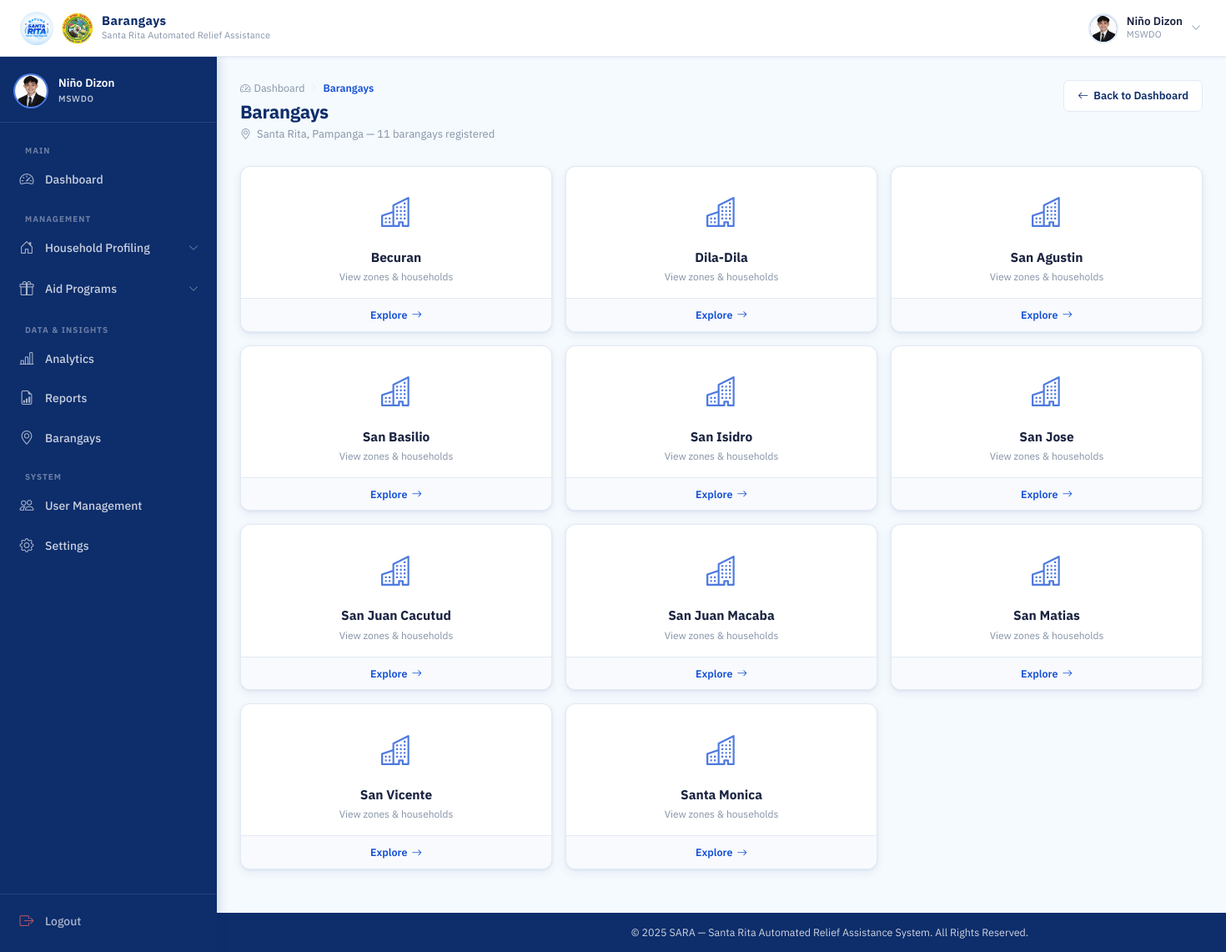
The page /mswdo/barangays/ (signed in) on the database its author committed.
### accounts/models.py (models this page shows, shortened)
class User(AbstractUser):
    ROLE_CHOICES = (
        ('MSWDO', 'MSWDO Admin'),
        ('MSWDO_STAFF', 'MSWDO Staff'),
        ('BARANGAY', 'Barangay Admin'),
    )
    email = models.EmailField(unique=True)
    role = models.CharField(max_length=20, choices=ROLE_CHOICES)
    barangay = models.ForeignKey(
        'Barangay', on_delete=models.SET_NULL, blank=True, null=True, related_name='users'
    )
    is_active = models.BooleanField(default=True)
    middle_name = models.CharField(max_length=150, blank=True)
    suffix = models.CharField(max_length=10, blank=True, null=True)
    position = models.CharField(max_length=100, blank=True)
    birth_place = models.CharField(max_length=200, blank=True)
    CIVIL_STATUS_CHOICES = (
        ('SINGLE', 'Single'),
        ('MARRIED', 'Married'),
        ('WIDOWED', 'Widowed'),
        ('SEPARATED', 'Separated'),
        ('ANNULLED', 'Annulled'),
    )
    civil_status = models.CharField(max_length=20, choices=CIVIL_STATUS_CHOICES, blank=True)
    citizenship = models.CharField(max_length=100, blank=True, default='Filipino')
    must_change_password = models.BooleanField(default=False)
    SEX_CHOICES = (
        ('M', 'Male'),
        ('F', 'Female'),
    )
    sex = models.CharField(max_length=1, choices=SEX_CHOICES, blank=True)
    birthdate = models.DateField(blank=True, null=True)
    contact_number = models.CharField(
        max_length=13,
        blank=True,
        validators=[
            RegexValidator(
                regex=r'^(09|\+639)\d{9}$',
                message="Phone number must be entered in the format: '09XXXXXXXXX' or '+639XXXXXXXXX'."
            )
        ]
    )
    profile_image = models.ImageField(upload_to=user_profile_image_path, blank=True, null=True)

class Barangay(models.Model):
    name = models.CharField(max_length=100, unique=True)

### households/views.py (the view)
# urls.py: path('mswdo/barangays/', views.barangay_list, name='barangay_list'),
@login_required
@session_protected
@mswdo_or_staff_required
def barangay_list(request):
    barangays = Barangay.objects.all().order_by('name')
    return render(request, 'households/barangay_list.html', {
        'barangays': barangays,
    })

### accounts/context_processors.py (called while the page is built)
def auth_required(request):
    return {
        'requires_auth': request.user.is_authenticated
    }

### households/templates/households/barangay_list.html (shortened to what this page needs)
{% extends 'base.html' %}
{% load static %}
{% block navbar_title %}Barangays{% endblock %}
{% block css %}
<link rel="stylesheet" href="{% static 'css/mswdo_dashboard.css' %}">
<link rel="stylesheet" href="{% static 'css/barangay_accounts.css' %}">
<link rel="stylesheet" href="{% static 'css/barangay_list.css' %}">
{% endblock %}
{% block content %}
<div class="dash-page-header">
  <div>
    <div class="page-breadcrumb">
      <a href="{% if request.user.role == 'MSWDO' %}{% url 'mswdo_dashboard' %}{% else %}{% url 'staff_dashboard' %}{% endif %}" class="breadcrumb-link">
        <i class="bi bi-speedometer2"></i> Dashboard
      </a>
      <i class="bi bi-chevron-right breadcrumb-sep"></i>
      <span class="breadcrumb-current">Barangays</span>
    </div>
    <h1 class="dash-page-title">Barangays</h1>
    <p class="dash-page-sub">
      <i class="bi bi-geo-alt me-1"></i>
      Santa Rita, Pampanga &mdash; {{ barangays|length }} barangay{{ barangays|length|pluralize }} registered
    </p>
  </div>
  <div class="dash-header-actions">
    <a href="{% if request.user.role == 'MSWDO' %}{% url 'mswdo_dashboard' %}{% else %}{% url 'staff_dashboard' %}{% endif %}" class="btn-dash-outline">
      <i class="bi bi-arrow-left"></i> Back to Dashboard
    </a>
  </div>
</div>
{% if barangays %}
<div class="brgy-grid">
  {% for barangay in barangays %}
  <a href="{% url 'barangay_zones' barangay.id %}" class="brgy-card">
    <div class="brgy-card__icon-wrap">
      <i class="bi bi-buildings"></i>
    </div>
    <div class="brgy-card__body">
      <h3 class="brgy-card__name">{{ barangay.name }}</h3>
      <p class="brgy-card__sub">View zones &amp; households</p>
    </div>
    <div class="brgy-card__footer">
      <span class="brgy-card__cta">
        Explore <i class="bi bi-arrow-right"></i>
      </span>
    </div>
  </a>
  {% endfor %}
</div>
{% endif %}
{% endblock %}

### templates/base.html (shortened to what this page needs)
{% load static %}
<!DOCTYPE html>
<html lang="en">
<head>
  <link href="https://cdn.jsdelivr.net/npm/bootstrap@5.3.2/dist/css/bootstrap.min.css" rel="stylesheet">
  <link href="https://cdn.jsdelivr.net/npm/bootstrap-icons@1.11.3/font/bootstrap-icons.min.css" rel="stylesheet">
  <link rel="stylesheet" href="{% static 'css/base.css' %}">
  {% block css %}{% endblock %}
</head>
<body>
<div class="page-wrapper">
  <nav class="topbar" id="topbar">
    <div class="topbar-left">
      <a class="topbar-brand" href="#">
        <img src="{% static 'images/logo.jpg' %}" alt="SARA Logo" class="topbar-logo">
        <img src="{% static 'images/SRP.png' %}" alt="SRP Logo" class="topbar-logo topbar-logo--srp">
        <div class="topbar-title-group">
          <span class="topbar-title">{% block navbar_title %}SARA SYSTEM{% endblock %}</span>
          <span class="topbar-subtitle">Santa Rita Automated Relief Assistance</span>
        </div>
      </a>
    </div>
    <div class="topbar-right">
      {% if user.is_authenticated %}
      <div class="topbar-user" id="userDropdownToggle">
        <div class="topbar-avatar">
          {% if user.profile_image %}
            <img src="{{ user.profile_image.url }}" alt="{{ user.get_full_name }}">
          {% else %}
            <span class="avatar-initials">
              {{ user.first_name|first|upper }}{{ user.last_name|first|upper }}
            </span>
          {% endif %}
        </div>
        <div class="topbar-user-info">
          <span class="topbar-username">{{ user.get_full_name|default:user.username }}</span>
          <span class="topbar-role">{{ user.role|default:"User" }}</span>
        </div>
        <i class="bi bi-chevron-down topbar-chevron" id="userChevron"></i>
      </div>
      {% else %}
        {% if request.resolver_match.url_name != 'login' %}
        <a href="{% url 'login' %}" class="btn btn-primary shadow-sm" style="background-color: #0d47a1; border: none; font-weight: 600; padding: 0.5rem 1.25rem; border-radius: 8px;">
          <i class="bi bi-box-arrow-in-right me-1"></i> Login
        </a>
        {% endif %}
      {% endif %}
    </div>
  </nav>
  {% if user.is_authenticated and not hide_sidebar %}
  <aside class="sidebar" id="sidebar">
    <div class="sidebar-header">
      <div class="sidebar-user-card">
        <div class="sidebar-avatar">
          {% if user.profile_image %}
            <img src="{{ user.profile_image.url }}" alt="{{ user.get_full_name }}">
          {% else %}
            <span class="avatar-initials avatar-initials--lg">
              {{ user.first_name|first|upper }}{{ user.last_name|first|upper }}
            </span>
          {% endif %}
        </div>
        <div class="sidebar-user-info">
          <span class="sidebar-username">{{ user.get_full_name|default:user.username }}</span>
          <span class="sidebar-role-badge">{{ user.role|default:"User" }}</span>
        </div>
      </div>
    </div>
    <nav class="sidebar-body">
      <ul class="sidebar-nav">
        {% if user.role == 'MSWDO' %}
        <li class="sidebar-section-label">Main</li>
        <li class="sidebar-item">
          <a href="{% url 'mswdo_dashboard' %}" class="sidebar-link {% if request.resolver_match.url_name == 'mswdo_dashboard' %}active{% endif %}">
            <i class="bi bi-speedometer2"></i>
            <span>Dashboard</span>
          </a>
        </li>
        <li class="sidebar-section-label">Management</li>
        <li class="sidebar-item sidebar-item--accordion">
          <button class="sidebar-link sidebar-accordion-btn" data-target="householdSubmenu"
            aria-expanded="false">
            <i class="bi bi-house-door"></i>
            <span>Household Profiling</span>
            <i class="bi bi-chevron-down sidebar-arrow"></i>
          </button>
        </li>
        <li class="sidebar-item sidebar-item--accordion">
          <button class="sidebar-link sidebar-accordion-btn" data-target="aidSubmenu"
            aria-expanded="false">
            <i class="bi bi-gift"></i>
            <span>Aid Programs</span>
            <i class="bi bi-chevron-down sidebar-arrow"></i>
          </button>
        </li>
        <li class="sidebar-section-label">Data & Insights</li>
        <li class="sidebar-item">
          <a href="{% url 'analytics' %}" class="sidebar-link {% if request.resolver_match.url_name == 'analytics' %}active{% endif %}">
            <i class="bi bi-bar-chart-line"></i>
            <span>Analytics</span>
          </a>
        </li>
        <li class="sidebar-item">
          <a href="{% url 'aid_reports' %}" class="sidebar-link {% if request.resolver_match.url_name == 'aid_reports' %}active{% endif %}">
            <i class="bi bi-file-earmark-bar-graph"></i>
            <span>Reports</span>
          </a>
        </li>
        <li class="sidebar-item">
          <a href="{% url 'barangay_list' %}" class="sidebar-link">
            <i class="bi bi-geo-alt"></i>
            <span>Barangays</span>
          </a>
        </li>
        <li class="sidebar-section-label">System</li>
        <li class="sidebar-item">
          <a href="{% url 'user_accounts' %}" class="sidebar-link">
            <i class="bi bi-people"></i>
            <span>User Management</span>
          </a>
        </li>
        <li class="sidebar-item">
          <a href="{% url 'settings' %}" class="sidebar-link">
            <i class="bi bi-gear"></i>
            <span>Settings</span>
          </a>
        </li>
        {% endif %}
      </ul>
    </nav>
    <div class="sidebar-footer">
      <a href="{% url 'logout' %}" class="sidebar-link sidebar-logout">
        <i class="bi bi-box-arrow-right"></i>
        <span>Logout</span>
      </a>
    </div>
  </aside>
  {% endif %}
  <main class="{% if user.is_authenticated and not hide_sidebar %}main-content{% endif %}">
    {% block content %}{% endblock %}
  </main>
  <footer class="{% if user.is_authenticated and not hide_sidebar %}footer footer--dashboard{% else %}footer{% endif %}">
    <div class="footer-content">
      <p>&copy; 2025 SARA &mdash; Santa Rita Automated Relief Assistance System. All Rights Reserved.</p>
    </div>
  </footer>
</div>
</body>
</html>

### static/css/mswdo_dashboard.css (style rules this page uses)
:root { --card-radius: 12px; --panel-radius: 12px; --shadow-card: 0 1px 3px rgba(13, 45, 107, 0.07), 0 4px 12px rgba(13, 45, 107, 0.07); --shadow-hover: 0 4px 18px rgba(13, 45, 107, 0.14); --teal: #0d7377; --teal-light: #e6f4f4; --amber: #b45309; --amber-light: #fef3c7; --green: #166534; --green-light: #dcfce7; --indigo: #3730a3; --indigo-light: #ede9fe; }
.dash-page-header { display: flex; align-items: flex-start; justify-content: space-between; gap: 16px; margin-bottom: 28px; flex-wrap: wrap; }
.dash-page-title { font-size: 22px; font-weight: 700; color: var(--primary); margin: 0 0 4px; letter-spacing: -0.3px; }
.dash-page-sub { font-size: 13px; color: var(--text-muted); margin: 0; }
.dash-header-actions { display: flex; gap: 10px; align-items: center; flex-shrink: 0; }
.btn-dash-outline { display: inline-flex; align-items: center; gap: 6px; background: var(--white); color: var(--primary); border: 1.5px solid var(--border); border-radius: 7px; padding: 8px 16px; font-size: 13px; font-weight: 600; cursor: pointer; transition: border-color var(--transition), background var(--transition), color var(--transition), box-shadow var(--transition); font-family: var(--font); text-decoration: none; }

### static/css/barangay_accounts.css (style rules this page uses)
.page-breadcrumb { display: flex; align-items: center; gap: 6px; margin-bottom: 6px; }
.breadcrumb-link { font-size: 12.5px; color: var(--text-muted); text-decoration: none; display: flex; align-items: center; gap: 4px; transition: color var(--transition); }
.breadcrumb-sep { font-size: 10px; color: var(--border); }
.breadcrumb-current { font-size: 12.5px; color: var(--secondary); font-weight: 600; }

### static/css/barangay_list.css (style rules this page uses)
.brgy-grid { display: grid; grid-template-columns: repeat(3, 1fr); gap: 16px; margin-bottom: 24px; }
.brgy-card { display: flex; flex-direction: column; background: var(--white); border: 1px solid var(--border); border-radius: var(--panel-radius); box-shadow: var(--shadow-card); text-decoration: none; overflow: hidden; transition: transform var(--transition), box-shadow var(--transition), border-color var(--transition); position: relative; }
.brgy-card::before { content: ''; position: absolute; top: 0; left: 0; right: 0; height: 3px; background: var(--secondary); opacity: 0; transition: opacity var(--transition); }
.brgy-card__icon-wrap { display: flex; align-items: center; justify-content: center; padding: 28px 20px 16px; }
.brgy-card__icon-wrap i { font-size: 36px; color: var(--secondary); opacity: 0.75; transition: opacity var(--transition), transform var(--transition); }
.brgy-card__body { flex: 1; padding: 0 20px 16px; text-align: center; }
.brgy-card__name { font-size: 15.5px; font-weight: 700; color: var(--text-main); margin: 0 0 5px; line-height: 1.3; }
.brgy-card__sub { font-size: 12px; color: var(--text-muted); margin: 0; }
.brgy-card__footer { border-top: 1px solid var(--border); padding: 10px 20px; display: flex; justify-content: center; background: #f8fafd; transition: background var(--transition); }
.brgy-card__cta { font-size: 12.5px; font-weight: 600; color: var(--secondary); display: flex; align-items: center; gap: 5px; transition: gap var(--transition); }

### rows shown on the page
User: profile_image (picture), get_full_name "Niño Dizon", role "MSWDO"
Barangay: name "Becuran"
Barangay: name "Dila-Dila"
Barangay: name "San Agustin"
Barangay: name "San Basilio"
Barangay: name "San Isidro"
Barangay: name "San Jose"
Barangay: name "San Juan Cacutud"
Barangay: name "San Juan Macaba"
Barangay: name "San Matias"
Barangay: name "San Vicente"
Barangay: name "Santa Monica"

### other values the page prints
{{ barangays|length }} "11"
